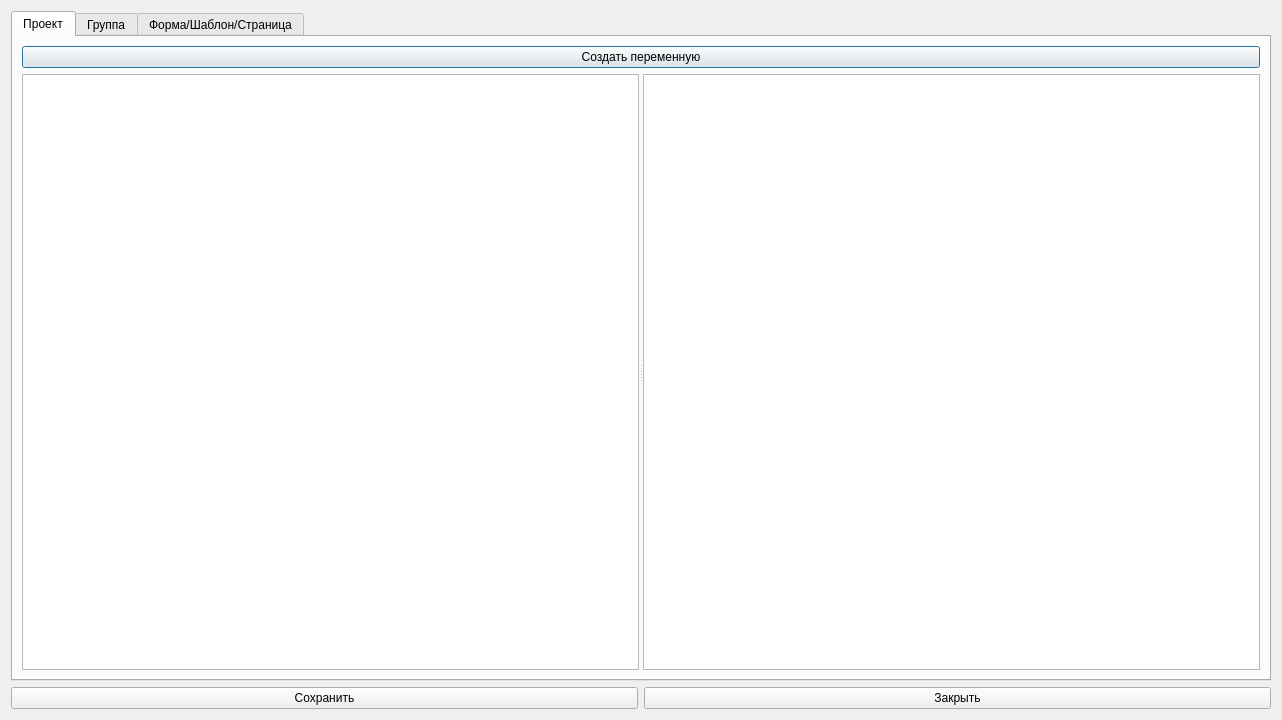
<?xml version="1.0" encoding="UTF-8"?>
<ui version="4.0">
 <class>VariablesListDialog</class>
 <widget class="QDialog" name="VariablesListDialog">
  <property name="windowModality">
   <enum>Qt::ApplicationModal</enum>
  </property>
  <property name="geometry">
   <rect>
    <x>0</x>
    <y>0</y>
    <width>1282</width>
    <height>720</height>
   </rect>
  </property>
  <property name="windowTitle">
   <string>Редактор переменных проекта</string>
  </property>
  <property name="windowIcon">
   <iconset>
    <normaloff>:/icons/resources/icons/text-editor.svg</normaloff>:/icons/resources/icons/text-editor.svg</iconset>
  </property>
  <layout class="QVBoxLayout" name="verticalLayout_2">
   <item>
    <widget class="QTabWidget" name="tabwidget">
     <property name="currentIndex">
      <number>0</number>
     </property>
     <widget class="QWidget" name="tab_project">
      <attribute name="title">
       <string>Проект</string>
      </attribute>
      <layout class="QVBoxLayout" name="verticalLayout_4" stretch="0,1">
       <item>
        <widget class="QPushButton" name="btn_create_variable">
         <property name="text">
          <string>Создать переменную</string>
         </property>
        </widget>
       </item>
       <item>
        <widget class="QSplitter" name="splitter_project">
         <property name="orientation">
          <enum>Qt::Horizontal</enum>
         </property>
         <widget class="QTableWidget" name="table_editor_project_variables"/>
         <widget class="QTableWidget" name="table_project_variables"/>
        </widget>
       </item>
      </layout>
     </widget>
     <widget class="QWidget" name="tab_group">
      <attribute name="title">
       <string>Группа</string>
      </attribute>
      <layout class="QVBoxLayout" name="verticalLayout_3">
       <item>
        <widget class="QComboBox" name="combox_groups"/>
       </item>
       <item>
        <widget class="QSplitter" name="splitter_group">
         <property name="midLineWidth">
          <number>0</number>
         </property>
         <property name="orientation">
          <enum>Qt::Horizontal</enum>
         </property>
         <widget class="QTableWidget" name="table_editor_group_variables"/>
         <widget class="QTableWidget" name="table_group_variables"/>
        </widget>
       </item>
      </layout>
     </widget>
     <widget class="QWidget" name="tab_form_template_page">
      <attribute name="title">
       <string>Форма/Шаблон/Страница</string>
      </attribute>
      <layout class="QVBoxLayout" name="verticalLayout_5" stretch="0,1">
       <item>
        <layout class="QHBoxLayout" name="hl_combox" stretch="0,0,0">
         <property name="sizeConstraint">
          <enum>QLayout::SetDefaultConstraint</enum>
         </property>
         <item>
          <widget class="QComboBox" name="combox_forms"/>
         </item>
         <item>
          <widget class="QComboBox" name="combox_templates"/>
         </item>
         <item>
          <widget class="QComboBox" name="combox_pages"/>
         </item>
        </layout>
       </item>
       <item>
        <widget class="QSplitter" name="splitter_ftp">
         <property name="orientation">
          <enum>Qt::Horizontal</enum>
         </property>
         <widget class="QTableWidget" name="table_editor_ftp_variables"/>
         <widget class="QTableWidget" name="table_ftp_variables"/>
        </widget>
       </item>
      </layout>
     </widget>
    </widget>
   </item>
   <item>
    <layout class="QHBoxLayout" name="hl_buttons">
     <item>
      <widget class="QPushButton" name="btn_save">
       <property name="text">
        <string>Сохранить</string>
       </property>
       <property name="icon">
        <iconset>
         <normaloff>:/icons/resources/icons/save.svg</normaloff>:/icons/resources/icons/save.svg</iconset>
       </property>
      </widget>
     </item>
     <item>
      <widget class="QPushButton" name="btn_close">
       <property name="text">
        <string>Закрыть</string>
       </property>
       <property name="icon">
        <iconset>
         <normaloff>:/icons/resources/icons/close.svg</normaloff>:/icons/resources/icons/close.svg</iconset>
       </property>
      </widget>
     </item>
    </layout>
   </item>
  </layout>
 </widget>
 <resources>
  <include location="../../resources.qrc"/>
 </resources>
 <connections/>
</ui>
